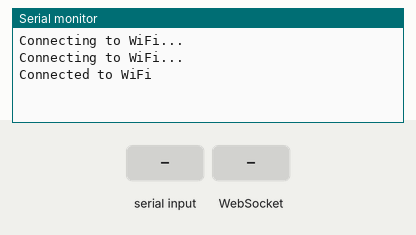
Recording of a sketch running on a simulated ESP8266 (NodeMCU). Shown: the last lines printed to the serial monitor. The inputs (shaded band) are chosen by the test bench. WiFi joins after 1.5 s; servers stay silent unless stated.

Above: at 3.2 s.
3.3 s: "timestamp\n" received over the second serial link
At 4.5 s:
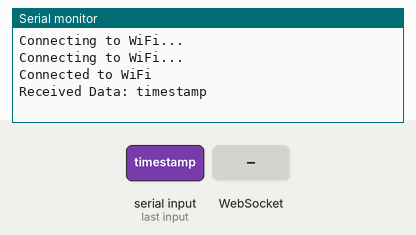
4.8 s: WebSocket text "timestamp" received
At 5.9 s:
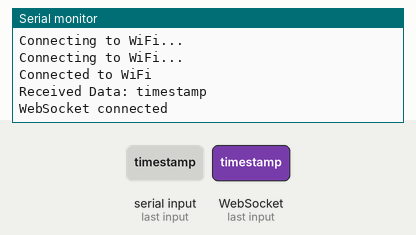
6.3 s: "door_setting\n" received over the second serial link
At 7.1 s:
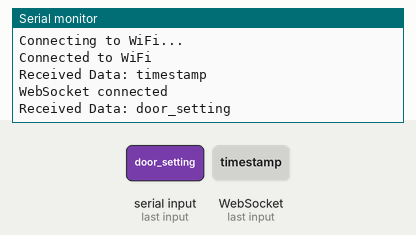
7.8 s: WebSocket text "1" received
At 8.2 s:
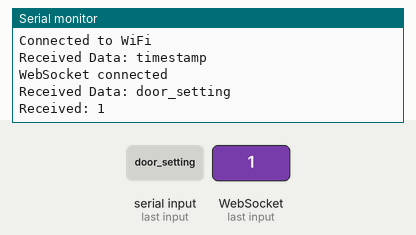
9.3 s: "1\n" received over the second serial link
At 10.6 s:
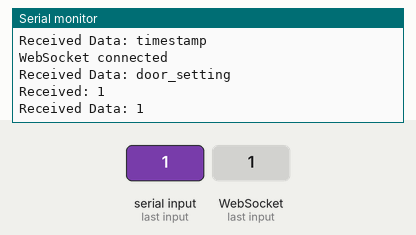

The sketch:

esp.ino
```cpp
#include <ESP8266WiFi.h>

#include <WebSocketsClient.h>

#include <SoftwareSerial.h>

const char * ssid = "Duyen Duong"; // Thay bằng tên WiFi của bạn
const char * password = "123456789"; // Thay bằng mật khẩu WiFi
const char * ws_server = "192.168.2.6"; // IP máy chủ Node.js

SoftwareSerial mySerial(D2, D1);
WebSocketsClient webSocket;

void setup() {
  Serial.begin(115200);
  mySerial.begin(9600);
  // Kết nối WiFi
  WiFi.begin(ssid, password);
  while (WiFi.status() != WL_CONNECTED) {
    delay(1000);
    Serial.println("Connecting to WiFi...");
  }
  Serial.println("Connected to WiFi");

  // Kết nối WebSocket
  webSocket.begin(ws_server, 8080, "/");

  // Thiết lập callback khi nhận dữ liệu từ WebSocket Server
  webSocket.onEvent(webSocketEvent);
}

void loop() {
  // Luôn giữ kết nối WebSocket
  webSocket.loop();
  if (mySerial.available()) {
    String rawData = mySerial.readStringUntil('\n'); // Đọc đến ký tự newline
    rawData.trim(); // Xóa khoảng trắng hoặc ký tự không cần thiết
    //Gửi dữ liệu lên server
    if (rawData.length() > 0) {
       Serial.println("Received Data: " + rawData);
        // String Data = "ESP:"+ rawData;
        webSocket.sendTXT(rawData); // Gửi dữ liệu đến server WebSocket
    }
  }
}

void webSocketEvent(WStype_t type, uint8_t * payload, size_t length) {
  switch (type) {
  case WStype_CONNECTED:
    Serial.println("WebSocket connected");
    webSocket.sendTXT("Hello from ESP8266");
    break;

  case WStype_TEXT:
    if (String((char * ) payload).indexOf("timestamp") == -1) {
      if(String((char * ) payload).indexOf("door_setting") == -1){
      Serial.printf("Received: %s\n", payload);
      // Thêm code xử lý dữ liệu nhận được từ server tại đây
      mySerial.println(String((char * ) payload));
      if (String((char * ) payload) == "{\"command\":\"open\"}") {
        Serial.println("Command received: OPEN");
      } else if (String((char * ) payload) == "{\"command\":\"close\"}") {
        Serial.println("Command received: CLOSE");
      }
      }
    }

    break;

  case WStype_DISCONNECTED:
    Serial.println("WebSocket disconnected");
    break;
  }
}
```

Measured:
- after the input at 3.3 s, the serial monitor: prints a new line at once (image 1)
- after the input at 4.8 s, the serial monitor: prints a new line at once (image 2)
- after the input at 6.3 s, the serial monitor: prints a new line at once (image 3)
- after the input at 7.8 s, the serial monitor: prints a new line at once (image 4)
- after the input at 9.3 s, the serial monitor: prints a new line at once (image 5)
